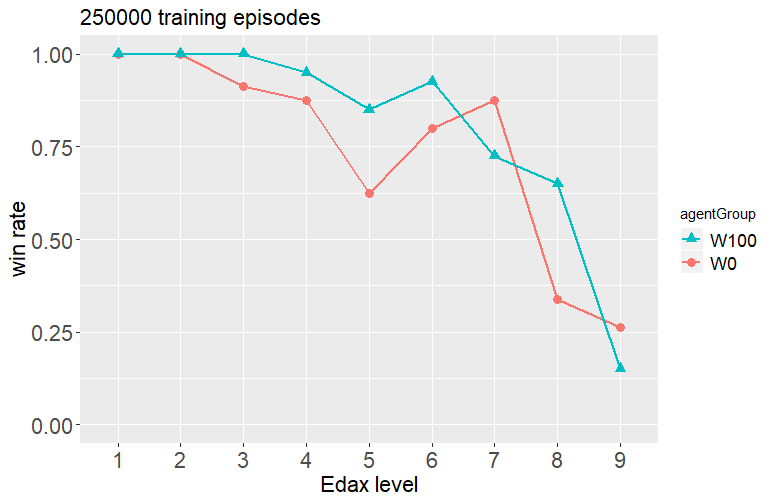

The R source for this figure:
#
# **** These are Mai'2022 results with MCTS-wrapped TDNTuple4Agt on Othello. 
#      In contrast to former runs we have MCTS in the training loop.
#      To keep runtimes managable, we run only with 0 or 100 iterations, but with
#      250.000 training episodes for each agent:
#         W-0:       no MCTS iterations during training (avg over 20 agents)
#         W-100:    100 MCTS iterations during training (avg over 10 agents)
#      When evaluating against Edax, we use always 10.000 MCTS iterations
# ****
#
# This script shows that 100 iterations with MCTS-in-the-training-loop do not reach
# much better results than 0 iterations.
# 
# TCL-wrap results are obtained with EPS=+1e-8.
# 
library(ggplot2)
library(grid)
source("~/GitHub/GBG/resources/R_plotTools/summarySE.R")

wfac = 1000;
errWidth=0.2;
xlabel = "Edax level"
ylabel = "win rate"
path <- "~/GitHub/GBG/agents/Othello/csv/"; 
Ylimits=c(0.0,1.0); 
Xlimits=factor(1:9); 

filenames=c(
            "multiTrainOthello-20Agents.csv",
            "multiCompeteOthello-W100-250k.csv"
            # generated with >GBGBatch Othello 6 ...
)
agroup = c("W0","W100")   #"W10000","W1000",
pdffile="MCTSWrap-W100-250k.pdf"
        
  
dfAll = data.frame()
for (k in 1:length(filenames)) {
  filename <- paste0(path,filenames[k])
  df <- read.csv(file=filename, skip=2, dec=".",sep=";")
  df <- cbind(df,agentGroup=rep(agroup[k],nrow(df)))
  dfAll <- rbind(dfAll,df)
}

dfAll <- dfAll[dfAll$iterMWrap==10000,]



tgc <- data.frame()
# summarySE is a very useful script from www.cookbook-r.com/Graphs/Plotting_means_and_error_bars_(ggplot2)
# It summarizes a dataset, by grouping measurevar according to groupvars and calculating
# its mean, sd, se (standard dev of the mean), ci (conf.interval) and count N.
tgc <- summarySE(dfAll, measurevar="winrate", groupvars=c("dEdax","EPS","agentGroup")) 
tgc$EPS <- as.factor(tgc$EPS)
tgc <- tgc[tgc$EPS==1e-8,]
#tgc <- tgc[tgc$EPS==0,]
#tgc <- tgc[tgc$EPS==-1e-8,]

# If errorbars overlap, use position_dodge to move them horizontally
#pd <- position_dodge(1000/wfac) # move them 1000/wfac to the left and right


q <- ggplot(tgc,aes(x=dEdax,y=winrate,colour=agentGroup,shape=agentGroup)) #,linetype=agentGroup))
#q <- q+geom_errorbar(aes(ymin=winrate-se, ymax=winrate+se), width=errWidth) #, position=pd)
q <- q+labs(title="250000 training episodes ")
#q <- q+geom_line(position=pd,size=1.0) + geom_point(position=pd,size=2.0) 
q <- q+geom_line(size=1.0) + geom_point(size=3.0)
q <- q+scale_x_discrete(limits=Xlimits) 
q <- q+scale_y_continuous(limits=Ylimits) + xlab(xlabel) + ylab(ylabel)
q <- q+guides(colour = guide_legend(reverse = TRUE))
q <- q+guides(shape = guide_legend(reverse = TRUE))
q <- q+guides(linetype = guide_legend(reverse = TRUE))
q <- q+theme(axis.title = element_text(size = rel(1.5)))    # bigger axis labels 
q <- q+theme(axis.text = element_text(size = rel(1.5)))     # bigger tick mark text  
q <- q+theme(legend.text = element_text(size = rel(1.2)))   # bigger legend text  
q <- q+theme(plot.title = element_text(size = rel(1.5)))    # bigger title text  

plot(q)
ggsave(pdffile, width = 8.04, height = 4.95, units = "in")
cat(paste("Plot saved to",pdffile))
